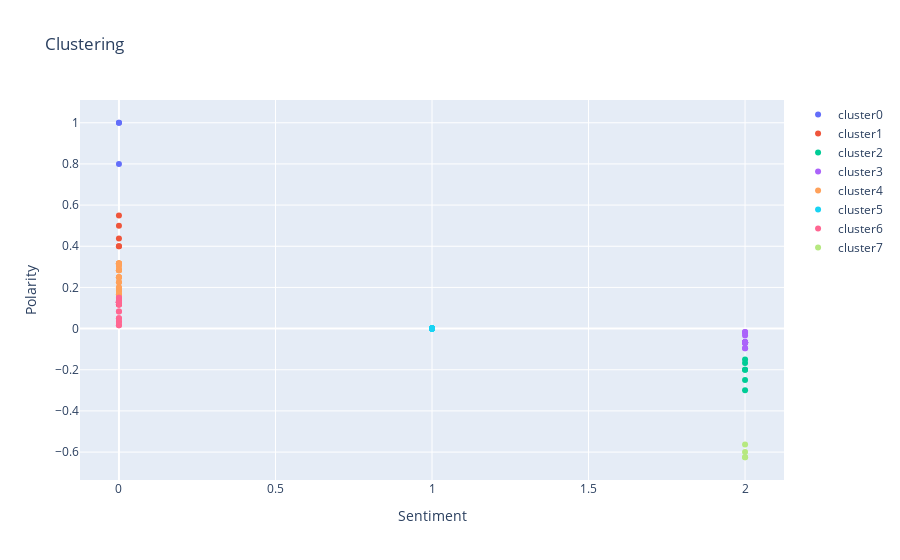

The notebook cell saved with this chart:
### Code cell
plot_data = []
for clus in set(data_ac['cluster']):
    df = data_ac[data_ac['cluster'] == clus]
    plot_data.append(go.Scatter(x=df['sentiment'], y=df['polarity'],
                                text=df['Artist'],
                                name='cluster' + str(clus), mode='markers'))

layout = go.Layout(xaxis=dict(title='Sentiment'), yaxis=dict(title='Polarity'),
                   title='Clustering')
fig = go.Figure(data=plot_data, layout=layout)
plotly.offline.iplot(fig)

### Figure 1 — Plotly figure (JSON) as saved in the notebook; plotly's stock layout.template omitted (floating-point values rounded to 4 significant figures)
{"data": [{"mode": "markers", "name": "cluster0", "text": [1, 1, 1], "type": "scatter", "x": [0, 0, 0], "y": [1, 0.8, 1]}, {"mode": "markers", "name": "cluster1", "text": [1, 1, 1, 1, 1], "type": "scatter", "x": [0, 0, 0, 0, 0], "y": [0.55, 0.4, 0.4, 0.4375, 0.5]}, {"mode": "markers", "name": "cluster2", "text": [1, 1, 1, 1, 1, 1], "type": "scatter", "x": [2, 2, 2, 2, 2, 2], "y": [-0.2, -0.1667, -0.2, -0.15, -0.25, -0.3]}, {"mode": "markers", "name": "cluster3", "text": [1, 1, 1, 1, 1, 1, 1, 1, 1, 1, 1, 1, 1, 1, 1, 1], "type": "scatter", "x": [2, 2, 2, 2, 2, 2, 2, 2, 2, 2, 2, 2, 2, 2, 2, 2], "y": [-0.09583, -0.01667, -0.03333, -0.09583, -0.01667, -0.06667, -0.02083, -0.06667, -0.06667, -0.07143, -0.06667, -0.06667, -0.06667, -0.06667, -0.06667, -0.06667]}, {"mode": "markers", "name": "cluster4", "text": [1, 1, 1, 1, 1, 1, 1, 1, 1, 1, 1, 1, 1, 1, 1, 1, 1, 1, 1, 1, 1, 1, 1, 1, 1], "type": "scatter", "x": [0, 0, 0, 0, 0, 0, 0, 0, 0, 0, 0, 0, 0, 0, 0, 0, 0, 0, 0, 0, 0, 0, 0, 0, 0], "y": [0.1833, 0.25, 0.3167, 0.3167, 0.3167, 0.2833, 0.2833, 0.2, 0.1667, 0.1833, 0.1833, 0.25, 0.225, 0.225, 0.25, 0.3167, 0.3167, 0.3167, 0.2833, 0.2833, 0.2, 0.1667, 0.3, 0.3125, 0.25]}, {"mode": "markers", "name": "cluster5", "text": [1, 1, 1, 1, 1, 1, 1, 1, 1, 1, 1, 1, 1, 1, 1, 1, 1, 1, 1, 1, 1, 1], "type": "scatter", "x": [1, 1, 1, 1, 1, 1, 1, 1, 1, 1, 1, 1, 1, 1, 1, 1, 1, 1, 1, 1, 1, 1], "y": [0, 0, 0, 0, 0, 0, 0, 0, 0, 0, 0, 0, 0, 0, 0, 0, 0, 0, 0, 0, 0, 0]}, {"mode": "markers", "name": "cluster6", "text": [1, 1, 1, 1, 1, 1, 1, 1, 1, 1, 1, 1, 1, 1, 1, 1, 1, 1, 1, 1, 1, 1, 1, 1, 1, 1, 1, 1, 1, 1, 1, 1, 1, 1, 1, 1, 1, 1, 1, 1, 1, 1, 1, 1, 1, 1, 1, 1, 1, 1, 1, 1, 1, 1, 1, 1, 1, 1, 1, 1, 1, 1, 1, 1, 1, 1, 1, 1, 1], "type": "scatter", "x": [0, 0, 0, 0, 0, 0, 0, 0, 0, 0, 0, 0, 0, 0, 0, 0, 0, 0, 0, 0, 0, 0, 0, 0, 0, 0, 0, 0, 0, 0, 0, 0, 0, 0, 0, 0, 0, 0, 0, 0, 0, 0, 0, 0, 0, 0, 0, 0, 0, 0, 0, 0, 0, 0, 0, 0, 0, 0, 0, 0, 0, 0, 0, 0, 0, 0, 0, 0, 0], "y": [0.1167, 0.125, 0.125, 0.15, 0.125, 0.01667, 0.1167, 0.125, 0.125, 0.05, 0.125, 0.125, 0.125, 0.125, 0.125, 0.125, 0.125, 0.125, 0.125, 0.08333, 0.125, 0.125, 0.125, 0.125, 0.03333, 0.1333, 0.125, 0.125, 0.125, 0.125, 0.125, 0.125, 0.125, 0.125, 0.125, 0.125, 0.125, 0.1167, 0.125, 0.125, 0.15, 0.125, 0.01667, 0.1167, 0.125, 0.125, 0.05, 0.125, 0.125, 0.125, 0.125, 0.125, 0.125, 0.125, 0.125, 0.125, 0.08333, 0.125, 0.125, 0.125, 0.125, 0.03333, 0.1333, 0.125, 0.125, 0.1486, 0.1364, 0.1333, 0.125]}, {"mode": "markers", "name": "cluster7", "text": [1, 1, 1, 1], "type": "scatter", "x": [2, 2, 2, 2], "y": [-0.625, -0.625, -0.6, -0.5625]}], "layout": {"title": {"text": "Clustering"}, "xaxis": {"title": {"text": "Sentiment"}}, "yaxis": {"title": {"text": "Polarity"}}}}
